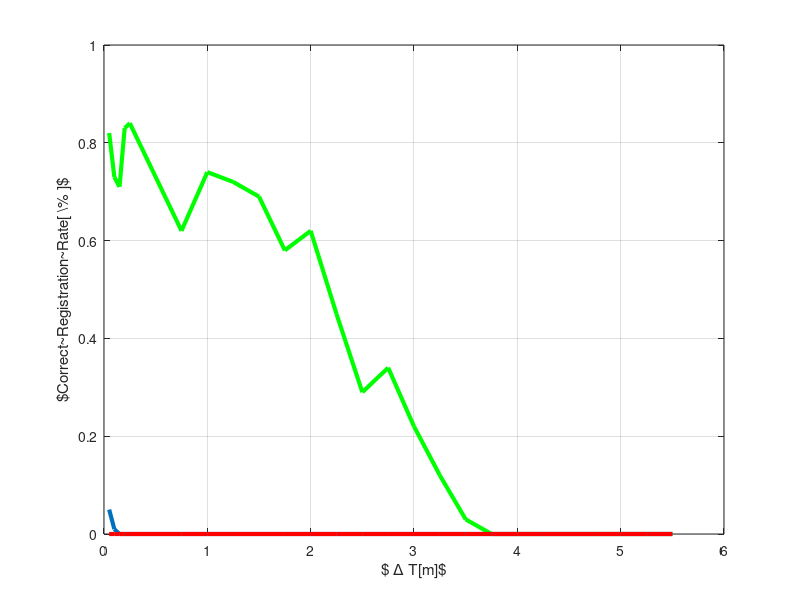

This chart was generated by the following MATLAB code: (Note: this script raises an error after producing the figure.)
clc, clear, close all
addpath('20180524-mavic-ugv-soybean-eschikon-row3');
addpath('export_fig');

GrTr = load("20180524-mavic-ugv-soybean-eschikon-row3_AffineGroundTruth.txt");
% AffesultsList = fileread("output.txt");
% Files_List = strsplit(AffesultsList,'\n');
% 
% % Ground Truth Variables
% Aff_gt = [ GrTr(1) GrTr(2) GrTr(3); 
%          GrTr(5) GrTr(6) GrTr(7);
%          GrTr(9) GrTr(10) GrTr(11)];
%          
% t_gt = [ GrTr(4) GrTr(8) GrTr(12) ];
% scl_gt = [GrTr(13) GrTr(14)];
% s_gt = scaleFromMatrix(Aff_gt);
% Aff_gt_scl = scaleMatrix(Aff_gt, s_gt);
% 
% Result = [];
% counter = 0;
% 
% for i = 1:length(Files_List) - 200
%       
%    
%    curr_file = load(Files_List{i});
%    
%    
%    %Affine Matrix
%    Aff = [ curr_file(1) curr_file(2) curr_file(3); 
%            curr_file(5) curr_file(6) curr_file(7);
%            curr_file(9) curr_file(10) curr_file(11)];
% 
%    t = [ curr_file(4) curr_file(8) curr_file(12)];
% 
%    scl = [ curr_file(13) curr_file(14) ];
%    scl_noise = [ curr_file(15) curr_file(16) ];
%    transl_noise = [ curr_file(17) curr_file(18) ] ;
%    yaw_noise = curr_file(19);
%    
%    if( norm(scl_noise-1) < 0.05 & norm(transl_noise) < 5.1 & norm(transl_noise) > 4.9 )
%        
%         d_scl_x = scl(1) / scl_gt(1);
%         d_scl_y = scl(2) / scl_gt(2);
% 
%         Aff(1,1) = Aff(1,1)*d_scl_x; Aff(2,1) = Aff(2,1)*d_scl_x; Aff(3,1) = Aff(3,1)*d_scl_x;
%         Aff(1,2) = Aff(1,2)*d_scl_y; Aff(2,2) = Aff(2,2)*d_scl_y; Aff(3,2) = Aff(3,2)*d_scl_y;
% 
%         s = scaleFromMatrix(Aff);
%         Aff_scl = scaleMatrix(Aff,s);
% 
%         diff_A = inv(Aff_scl)*Aff_gt_scl;
%         angle_err = max( 0.005, computeAngle( diff_A ) )
%         scale_err = max( 0.005, norm(s(1:2)-s_gt(1:2)) )
%         transl_err = max( 0.005, norm(t - t_gt) )
%         counter = counter + 1;
%         
%    end
%     
%    
% end





scale_T =      [0.05 0.10 0.15 0.20 0.25 0.75 1 1.25 1.5 1.75 2 2.25 2.5 2.75 3 3.25 3.5 3.75 4 4.25 4.5 4.75 5 5.25 5.5];
scale_yaw =    [0.02 0.04 0.06 0.08 0.10 0.12 0.14 0.16 0.18 0.20 0.23 0.27 0.29 0.32 0.35 0.38 0.4];
 
% vector = [1 1 0.99 0.99 1 1 1 0.99 0.99 1 1 0.98 0.99 1 1 0.99 0.98 0.87 0.76 0.54 0.32 0.17 0.05 0.01 0];
% vector_CPD = [0.96 0.83 0.34 0.12 0.02 0 0 0 0 0 0 0 0 0 0 0 0 0 0 0 0 0 0 0 0];
% vector_ICP = [0.97 0.54 0.07 0.01 0 0 0 0 0 0 0 0 0 0 0 0 0 0 0 0 0 0 0 0 0];
% fig1 = figure(1);
% plot(scale_T, vector,'LineWidth',3);hold on;
% plot(scale_T, vector_CPD,  'g', 'LineWidth', 3);
% plot(scale_T, vector_ICP, 'r', 'LineWidth', 3);
% grid on;
% lab(1) = xlabel('$ \Delta T[m]$');
% lab(2) = ylabel('$Correct~Registration~Rate[ \% ]$');
% leg1 = legend('Our','CPD','ICP', [340 262 0.2 0.2]);
% set(leg1,'Interpreter','latex');
% set(lab,'Interpreter','latex');
% set(leg1,'FontSize',13);
% set(lab,'FontSize',18);
% set(gca,'XLim',[0.02 5.5],'YLim',[0 1.05]);
% export_fig(['plots/noScale_deltaT','.pdf'], '-pdf','-transparent');
% close all;pause(2);

% vector_y =     [1.00 1.00 0.99 1.00 0.99 0.99 1.00 0.99 0.98 0.99 1.00 0.99 0.98 0.87 0.43 0.18 0.01];
% vector_CPD_y = [0.96 0.98 0.96 0.94 0.95 0.93 0.92 0.87 0.74 0.54 0.32 0.21 0.12 0.05 0.00 0.00 0.00];
% vector_ICP_y = [0.96 0.98 0.96 0.94 0.95 0.93 0.76 0.46 0.23 0.11 0.02 0.01 0.00 0.00 0.00 0.00 0.00];
% fig2 = figure(2); 
% plot(scale_yaw, vector_CPD_y,  'g', 'LineWidth', 3);hold on;
% plot(scale_yaw, vector_y,'LineWidth',3);
% plot(scale_yaw, vector_ICP_y, 'r', 'LineWidth', 3);
% grid on;
% lab(1) = xlabel('$ \Delta \Psi[ rad ]$');
% lab(2) = ylabel('$Correct~Registration~Rate[ \% ]$');
% leg1 = legend('Our','CPD','ICP', [340 262 0.2 0.2]);
% set(leg1,'Interpreter','latex');
% set(lab,'Interpreter','latex');
% set(leg1,'FontSize',13);
% set(lab,'FontSize',18);
% set(gca,'XLim',[0.02 0.4],'YLim',[0 1.05]);
% export_fig(['plots/noScale_deltaYaw','.pdf'], '-pdf','-transparent');
% close all;pause(2);

% vector_ss =     [1.00 0.99 1.00 1.00 0.99 1.00 0.99 1.00 1.00 0.99 1.00 0.98 0.99 1.00 1.00 0.99 0.98 0.89 0.71 0.49 0.51 0.21 0.11 0.02 0.00];
% vector_CPD_ss = [0.96 0.75 0.19 0.11 0.01 0.00 0.00 0.00 0.00 0.00 0.00 0.00 0.00 0.00 0.00 0.00 0.00 0.00 0.00 0.00 0.00 0.00 0.00 0.00 0.00];
% vector_ICP_ss = [0.23 0.02 0.00 0.00 0.00 0.00 0.00 0.00 0.00 0.00 0.00 0.00 0.00 0.00 0.00 0.00 0.00 0.00 0.00 0.00 0.00 0.00 0.00 0.00 0.00];
% fig3 = figure(1);
% plot(scale_T, vector_ss, 'g', 'LineWidth',3);hold on;
% plot(scale_T, vector_CPD_ss, 'LineWidth', 3);
% plot(scale_T, vector_ICP_ss, 'r', 'LineWidth', 3);
% grid on;
% lab(1) = xlabel('$ \Delta T[m]$');
% lab(2) = ylabel('$Correct~Registration~Rate[ \% ]$');
% leg1 = legend('Ours','CPD','ICP', [340 262 0.2 0.2]);
% set(leg1,'Interpreter','latex');
% set(lab,'Interpreter','latex');
% set(leg1,'FontSize',13);
% set(lab,'FontSize',18);
% set(gca,'XLim',[0.02 5.5],'YLim',[0 1.05]);
% export_fig(['plots/SmallScale_deltaT','.pdf'], '-pdf','-transparent');
% close all;pause(2);
% 
% vector_y_ss =     [1.00 1.00 0.99 1.00 1.00 0.99 0.99 0.99 1.00 0.99 1.00 1.00 0.98 0.83 0.71 0.17 0.02];
% vector_CPD_y_ss = [0.96 0.98 0.96 0.94 0.95 0.85 0.71 0.65 0.32 0.09 0.02 0.01 0.00 0.00 0.00 0.00 0.00];
% vector_ICP_y_ss = [0.33 0.11 0.02 0.00 0.00 0.00 0.00 0.00 0.00 0.00 0.00 0.00 0.00 0.00 0.00 0.00 0.00];
% fig4 = figure(2); 
% plot(scale_yaw, vector_y_ss,  'g', 'LineWidth', 3);hold on;
% plot(scale_yaw, vector_CPD_y_ss,'LineWidth',3);
% plot(scale_yaw, vector_ICP_y_ss, 'r', 'LineWidth', 3);
% grid on;
% lab(1) = xlabel('$ \Delta \Psi[ rad ]$');
% lab(2) = ylabel('$Correct~Registration~Rate[ \% ]$');
% leg1 = legend('Ours','CPD','ICP', [240 162 0.2 0.2]);
% set(leg1,'Interpreter','latex');
% set(lab,'Interpreter','latex');
% set(leg1,'FontSize',13);
% set(lab,'FontSize',18);
% set(gca,'XLim',[0.02 0.4],'YLim',[0 1.05]);
% export_fig(['plots/SmallScale_deltaYaw','.pdf'], '-pdf','-transparent');
% close all;pause(2);
% 
% vector_ms =     [1.00 0.99 1.00 0.99 0.99 1.00 1.00 1.00 1.00 0.99 1.00 0.99 1.00 0.99 1.00 0.99 0.98 0.91 0.80 0.43 0.38 0.19 0.12 0.01 0.00];
% vector_CPD_ms = [0.93 0.81 0.13 0.09 0.05 0.01 0.00 0.00 0.00 0.00 0.00 0.00 0.00 0.00 0.00 0.00 0.00 0.00 0.00 0.00 0.00 0.00 0.00 0.00 0.00];
% vector_ICP_ms = [0.00 0.00 0.00 0.00 0.00 0.00 0.00 0.00 0.00 0.00 0.00 0.00 0.00 0.00 0.00 0.00 0.00 0.00 0.00 0.00 0.00 0.00 0.00 0.00 0.00];
% fig5 = figure(1);
% plot(scale_T, vector_ms,'LineWidth',3);hold on;
% plot(scale_T, vector_CPD_ms,  'g', 'LineWidth', 3);
% plot(scale_T, vector_ICP_ms, 'r', 'LineWidth', 3);
% grid on;
% lab(1) = xlabel('$ \Delta T[m]$');
% lab(2) = ylabel('$Correct~Registration~Rate[ \% ]$');
% leg1 = legend('Our','CPD','ICP', [340 260 0.2 0.2]);
% set(leg1,'Interpreter','latex');
% set(lab,'Interpreter','latex');
% set(leg1,'FontSize',16);
% set(lab,'FontSize',16);
% set(gca,'XLim',[0.02 5.5],'YLim',[0 1.05]);
% export_fig(['plots/MediumScale_deltaT','.pdf'], '-pdf','-transparent');
% close all;pause(2);
% 
% vector_y_ms =     [1.00 1.00 0.99 1.00 1.00 1.00 1.00 0.98 1.00 0.99 1.00 0.99 0.99 0.87 0.67 0.16 0.01];
% vector_CPD_y_ms = [0.96 0.93 0.87 0.69 0.45 0.31 0.19 0.06 0.01 0.00 0.00 0.00 0.00 0.00 0.00 0.00 0.00];
% vector_ICP_y_ms = [0.00 0.00 0.00 0.00 0.00 0.00 0.00 0.00 0.00 0.00 0.00 0.00 0.00 0.00 0.00 0.00 0.00];
% fig6 = figure(2); 
% plot(scale_yaw, vector_CPD_y_ms,  'g', 'LineWidth', 3);hold on;
% plot(scale_yaw, vector_y_ms,'LineWidth',3);
% plot(scale_yaw, vector_ICP_y_ms, 'r', 'LineWidth', 3);
% grid on;
% lab(1) = xlabel('$ \Delta \Psi[ rad ]$');
% lab(2) = ylabel('$Correct~Registration~Rate[ \% ]$');
% leg1 = legend('Our','CPD','ICP', [340 260 0.2 0.2]);
% set(leg1,'Interpreter','latex');
% set(lab,'Interpreter','latex');
% set(leg1,'FontSize',16);
% set(lab,'FontSize',16);
% set(gca,'XLim',[0.02 0.4],'YLim',[0 1.05]);
% export_fig(['plots/MediumScale_deltaYaw','.pdf'], '-pdf','-transparent');
% close all;pause(2);

% vector_ls =     [1.00 0.99 0.98 0.97 0.96 0.96 0.97 0.91 0.99 0.99 0.98 0.99 1.00 0.99 1.00 0.99 0.98 0.89 0.73 0.46 0.23 0.10 0.02 0.00 0.00];
% vector_CPD_ls = [0.76 0.21 0.02 0.01 0.00 0.00 0.00 0.00 0.00 0.00 0.00 0.00 0.00 0.00 0.00 0.00 0.00 0.00 0.00 0.00 0.00 0.00 0.00 0.00 0.00];
% vector_ICP_ls = [0.00 0.00 0.00 0.00 0.00 0.00 0.00 0.00 0.00 0.00 0.00 0.00 0.00 0.00 0.00 0.00 0.00 0.00 0.00 0.00 0.00 0.00 0.00 0.00 0.00];
% fig7 = figure(1);
% plot(scale_T, vector_ls,'LineWidth',3);hold on;
% plot(scale_T, vector_CPD_ls,  'g', 'LineWidth', 3);
% plot(scale_T, vector_ICP_ls, 'r', 'LineWidth', 3);
% grid on;
% lab(1) = xlabel('$ \Delta T[m]$');
% lab(2) = ylabel('$Correct~Registration~Rate[ \% ]$');
% leg1 = legend('Our','CPD','ICP', [340 260 0.2 0.2]);
% set(leg1,'Interpreter','latex');
% set(lab,'Interpreter','latex');
% set(leg1,'FontSize',16);
% set(lab,'FontSize',16);
% set(gca,'XLim',[0.02 5.5],'YLim',[0 1.05]);
% export_fig(['plots/LargeScale_deltaT','.pdf'], '-pdf','-transparent');
% close all;pause(2);
% 
% vector_y_ls =     [1.00 1.00 0.99 0.98 0.97 0.99 0.98 0.97 0.97 0.99 0.99 0.95 0.85 0.75 0.42 0.03 0.00];
% vector_CPD_y_ls = [0.96 0.73 0.32 0.11 0.06 0.02 0.00 0.00 0.00 0.00 0.00 0.00 0.00 0.00 0.00 0.00 0.00];
% vector_ICP_y_ls = [0.00 0.00 0.00 0.00 0.00 0.00 0.00 0.00 0.00 0.00 0.00 0.00 0.00 0.00 0.00 0.00 0.00];
% fig8 = figure(2); 
% plot(scale_yaw, vector_CPD_y_ls,  'g', 'LineWidth', 3);hold on;
% plot(scale_yaw, vector_y_ls,'LineWidth',3);
% plot(scale_yaw, vector_ICP_y_ls, 'r', 'LineWidth', 3);
% grid on;
% lab(1) = xlabel('$ \Delta \Psi[ rad ]$');
% lab(2) = ylabel('$Correct~Registration~Rate[ \% ]$');
% leg1 = legend('Our','CPD','ICP', [340 260 0.2 0.2]);
% set(leg1,'Interpreter','latex');
% set(lab,'Interpreter','latex');
% set(leg1,'FontSize',16);
% set(lab,'FontSize',16);
% set(gca,'XLim',[0.02 0.4],'YLim',[0 1.05]);
% export_fig(['plots/LargeScale_deltaYaw','.pdf'], '-pdf','-transparent');
% close all;pause(2);

% vector_xls =     [0.95 0.96 0.93 0.94 0.91 0.93 0.92 0.89 0.90 0.94 0.93 0.96 0.91 0.92 0.87 0.83 0.72 0.76 0.56 0.19 0.09 0.01 0.00 0.00 0.00];
% vector_CPD_xls = [0.21 0.11 0.01 0.00 0.00 0.00 0.00 0.00 0.00 0.00 0.00 0.00 0.00 0.00 0.00 0.00 0.00 0.00 0.00 0.00 0.00 0.00 0.00 0.00 0.00];
% vector_ICP_xls = [0.00 0.00 0.00 0.00 0.00 0.00 0.00 0.00 0.00 0.00 0.00 0.00 0.00 0.00 0.00 0.00 0.00 0.00 0.00 0.00 0.00 0.00 0.00 0.00 0.00];
% fig9 = figure(1);
% plot(scale_T, vector_xls, 'g', 'LineWidth', 3);hold on;
% plot(scale_T, vector_CPD_xls, 'LineWidth', 3);
% plot(scale_T, vector_ICP_xls, 'r', 'LineWidth', 3);
% grid on;
% lab(1) = xlabel('$ \Delta T[m]$');
% lab(2) = ylabel('$Correct~Registration~Rate[ \% ]$');
% leg1 = legend('Ours','CPD','ICP', [340 262 0.2 0.2]);
% set(leg1,'Interpreter','latex');
% set(lab,'Interpreter','latex');
% set(leg1,'FontSize',13);
% set(lab,'FontSize',18);
% set(gca,'XLim',[0.02 5.5],'YLim',[0 1.05]);
% export_fig(['plots/ExtraLargeScale_deltaT','.pdf'], '-pdf','-transparent');
% close all;pause(2);
% 
% vector_y_xls =     [0.91 0.93 0.92 0.94 0.94 0.95 0.92 0.89 0.90 0.92 0.93 0.89 0.71 0.51 0.19 0.01 0.00];
% vector_CPD_y_xls = [0.86 0.23 0.08 0.01 0.00 0.00 0.00 0.00 0.00 0.00 0.00 0.00 0.00 0.00 0.00 0.00 0.00];
% vector_ICP_y_xls = [0.00 0.00 0.00 0.00 0.00 0.00 0.00 0.00 0.00 0.00 0.00 0.00 0.00 0.00 0.00 0.00 0.00];
% fig10 = figure(2); 
% plot(scale_yaw, vector_y_xls,  'g', 'LineWidth', 3);hold on;
% plot(scale_yaw, vector_CPD_y_xls,'LineWidth',3);
% plot(scale_yaw, vector_ICP_y_xls, 'r', 'LineWidth', 3);
% grid on;
% lab(1) = xlabel('$ \Delta \Psi[ rad ]$');
% lab(2) = ylabel('$Correct~Registration~Rate[ \% ]$');
% leg1 = legend('Ours','CPD','ICP', [340 262 0.2 0.2]);
% set(leg1,'Interpreter','latex');
% set(lab,'Interpreter','latex');
% set(leg1,'FontSize',13);
% set(lab,'FontSize',18);
% set(gca,'XLim',[0.02 0.4],'YLim',[0 1.05]);
% export_fig(['plots/ExtraLargeScale_deltaYaw','.pdf'], '-pdf','-transparent');
% close all;pause(2);

vector_xxls =     [0.82 0.73 0.71 0.83 0.84 0.62 0.74 0.72 0.69 0.58 0.62 0.45 0.29 0.34 0.22 0.12 0.03 0.00 0.00 0.00 0.00 0.00 0.00 0.00 0.00];
vector_CPD_xxls = [0.05 0.01 0.00 0.00 0.00 0.00 0.00 0.00 0.00 0.00 0.00 0.00 0.00 0.00 0.00 0.00 0.00 0.00 0.00 0.00 0.00 0.00 0.00 0.00 0.00];
vector_ICP_xxls = [0.00 0.00 0.00 0.00 0.00 0.00 0.00 0.00 0.00 0.00 0.00 0.00 0.00 0.00 0.00 0.00 0.00 0.00 0.00 0.00 0.00 0.00 0.00 0.00 0.00];
fig11 = figure(1);
plot(scale_T, vector_xxls, 'g', 'LineWidth',3);hold on;
plot(scale_T, vector_CPD_xxls,  'LineWidth', 3);
plot(scale_T, vector_ICP_xxls, 'r', 'LineWidth', 3);
grid on;
lab(1) = xlabel('$ \Delta T[m]$');
lab(2) = ylabel('$Correct~Registration~Rate[ \% ]$');
leg1 = legend('Ours','CPD','ICP', [340 262 0.2 0.2]);
set(leg1,'Interpreter','latex');
set(lab,'Interpreter','latex');
set(leg1,'FontSize',13);
set(lab,'FontSize',18);
set(gca,'XLim',[0.02 5.5],'YLim',[0 1.05]);
export_fig(['plots/ExtraExtraLargeScale_deltaT','.pdf'], '-pdf','-transparent');
close all;pause(2);

vector_y_xxls =     [0.82 0.78 0.69 0.71 0.69 0.66 0.60 0.49 0.56 0.29 0.32 0.19 0.05 0.00 0.00 0.00 0.00];
vector_CPD_y_xxls = [0.02 0.00 0.00 0.00 0.00 0.00 0.00 0.00 0.00 0.00 0.00 0.00 0.00 0.00 0.00 0.00 0.00];
vector_ICP_y_xxls = [0.00 0.00 0.00 0.00 0.00 0.00 0.00 0.00 0.00 0.00 0.00 0.00 0.00 0.00 0.00 0.00 0.00];
fig12 = figure(2); 
plot(scale_yaw, vector_y_xxls,  'g', 'LineWidth', 3);hold on;
plot(scale_yaw, vector_CPD_y_xxls,'LineWidth',3);
plot(scale_yaw, vector_ICP_y_xxls, 'r', 'LineWidth', 3);
grid on;
lab(1) = xlabel('$ \Delta \Psi[ rad ]$');
lab(2) = ylabel('$Correct~Registration~Rate[ \% ]$');
leg1 = legend('Ours','CPD','ICP', [340 262 0.2 0.2]);
set(leg1,'Interpreter','latex');
set(lab,'Interpreter','latex');
set(leg1,'FontSize',13);
set(lab,'FontSize',18);
set(gca,'XLim',[0.02 0.4],'YLim',[0 1.05]);
export_fig(['plots/ExtraExtraLargeScale_deltaYaw','.pdf'], '-pdf','-transparent');
close all;pause(2);

function B = scaleMatrix(A,s)
    B = zeros(3,3);
    B(1,1) = A(1,1)/s(1); B(1,2) = A(1,2)/s(2); B(1,3) = A(1,3)/s(3);
    B(2,1) = A(2,1)/s(1); B(2,2) = A(2,2)/s(2); B(2,3) = A(2,3)/s(3);
    B(3,1) = A(3,1)/s(1); B(3,2) = A(3,2)/s(2); B(3,3) = A(3,3)/s(3);
end

function s = scaleFromMatrix(A)
    s = zeros(3,1);
    s(1) = sqrt( A(1,1)*A(1,1) + A(2,1)*A(2,1) + A(3,1)*A(3,1) );
    s(2) = sqrt( A(1,2)*A(1,2) + A(2,2)*A(2,2) + A(3,2)*A(3,2) );
    s(3) = sqrt( A(1,3)*A(1,3) + A(2,3)*A(2,3) + A(3,3)*A(3,3) );
end

function alpha = computeAngle(A)
    alpha = acos( min(1, max(-1, (trace(A) - 1)/2) ) ); 
end